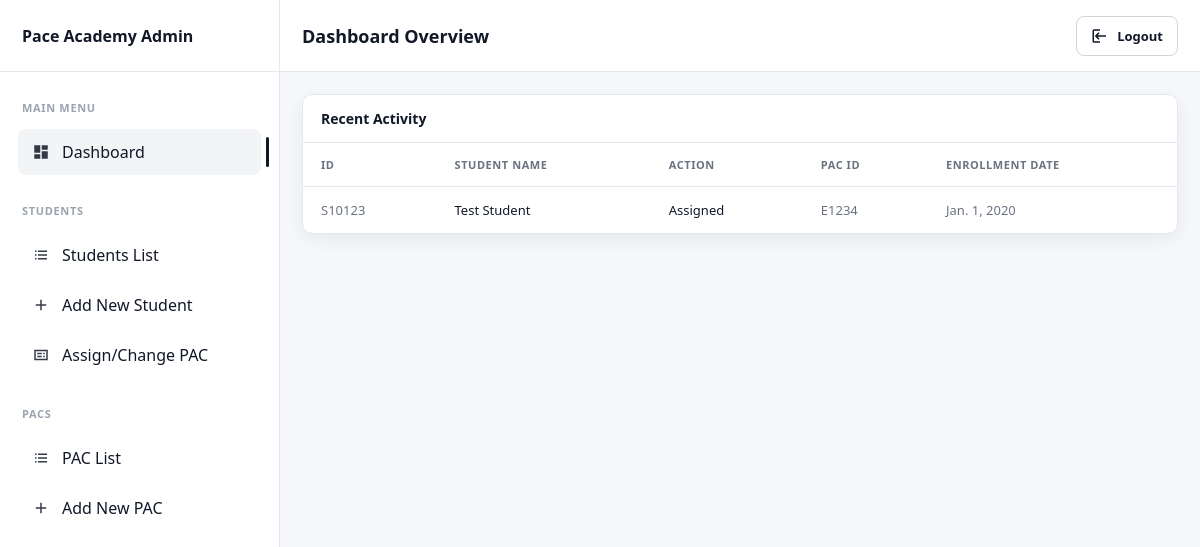
Before: /home/ with the older database file.
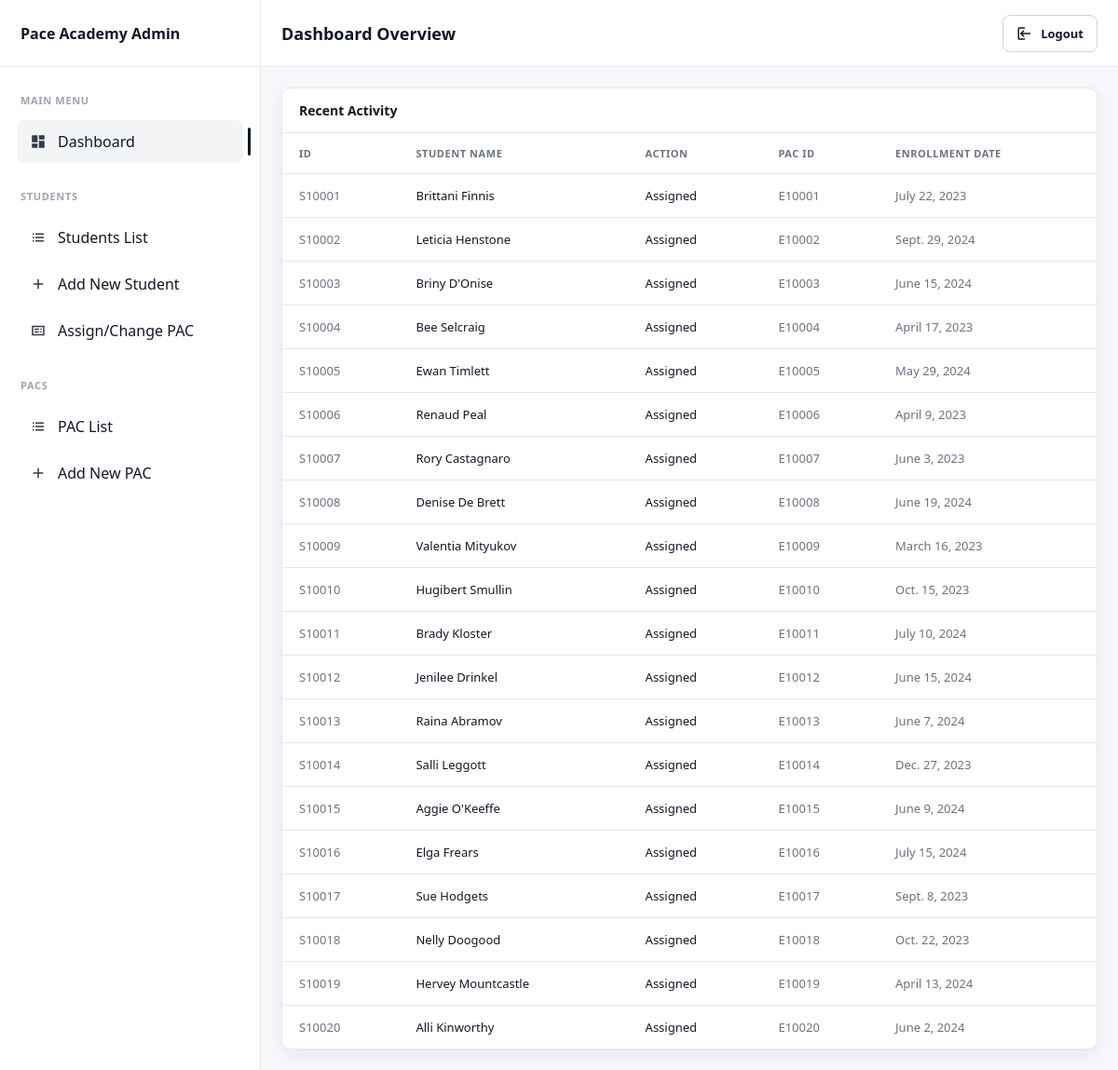
After: the same page with the newer database file.
### pacapp/models.py (models this page shows, shortened)
class Students(models.Model):
    student_id = models.IntegerField()
    first_name = models.CharField(max_length=100)
    last_name = models.CharField(max_length=100)
    email = models.EmailField()
    enrollment_date = models.DateField()
    assigned_pac = models.ForeignKey(Pacs, on_delete=models.CASCADE, related_name='students', null=True, blank=True)

class Pacs(models.Model):
    pac_id = models.IntegerField(primary_key=True)
    first_name = models.CharField(max_length=100)
    last_name = models.CharField(max_length=100)
    email = models.EmailField()

### pacapp/views.py (the view)
# urls.py: path("home/", views.home_view, name="home"),
def home_view(request):
    student=Students.objects.all()
    context={
        'students':student,
        'active_page': 'dashboard',
    }
    return render(request, "pacapp/home.html", context)

### pacapp/templates/pacapp/home.html (shortened to what this page needs)
{% extends "pacapp/dashboard_base.html" %}
{% load static %}
{% block page_title %}Dashboard Overview{% endblock %}
{% block content %}
<section class="card">
  <div class="card-header">
    <h2 class="card-title">Recent Activity</h2>
  </div>
  <div class="card-body">
    <table class="table">
      <thead>
        <tr>
          <th>ID</th>
          <th>STUDENT NAME</th>
          <th>ACTION</th>
          <th>PAC ID</th>
          <th>ENROLLMENT DATE</th>
        </tr>
      </thead>
      <tbody>
        {% for student in students %}
        <tr>
          <td class="muted">S{{student.student_id}}</td>
          <td>{{student.first_name}} {{student.last_name}}</td>
          <td>{% if student.assigned_pac %}Assigned{% else %} Unassigned {% endif %}</td>
          <td class="muted">E{{student.assigned_pac.pac_id|default:"N/A"}}</td>
          <td class="muted">{{student.enrollment_date}}</td>
        </tr>
        {% endfor %}
      </tbody>
    </table>
  </div>
</section>
{% endblock %}

### pacapp/templates/pacapp/dashboard_base.html (shortened to what this page needs)
{% load static %}
<!DOCTYPE html>
<html lang="en">
<head>
  <link rel="stylesheet" href="{% static 'pacapp/home.css' %}">
</head>
<body>
  <div class="layout">
    <aside class="sidebar">
      <div class="brand">
        <span class="brand-title">Pace Academy Admin</span>
      </div>
      <nav class="nav">
        <div class="nav-section">
          <div class="nav-heading">MAIN MENU</div>
          <a class="nav-item {% if active_page == 'dashboard' %}active{% endif %}" href="{% url 'home' %}">
            <span class="nav-icon" aria-hidden="true">
              <svg viewBox="0 0 24 24" width="18" height="18">
                <path fill="currentColor" d="M3 13h8V3H3v10Zm0 8h8v-6H3v6Zm10 0h8V11h-8v10Zm0-18v6h8V3h-8Z"/>
              </svg>
            </span>
            <span>Dashboard</span>
          </a>
        </div>
        <div class="nav-section">
          <div class="nav-heading-row">
            <div class="nav-heading">STUDENTS</div>
          </div>
          <a class="nav-item {% if active_page == 'student_list' %}active{% endif %}" href="{% url 'student_list' %}">
            <span class="nav-icon" aria-hidden="true">
              <svg viewBox="0 0 24 24" width="18" height="18">
                <path fill="currentColor" d="M4 6h2v2H4V6Zm4 0h12v2H8V6ZM4 11h2v2H4v-2Zm4 0h12v2H8v-2ZM4 16h2v2H4v-2Zm4 0h12v2H8v-2Z"/>
              </svg>
            </span>
            <span>Students List</span>
          </a>
          <a class="nav-item {% if active_page == 'student_create' %}active{% endif %}" href="{% url 'student_create' %}">
            <span class="nav-icon" aria-hidden="true">
              <svg viewBox="0 0 24 24" width="18" height="18">
                <path fill="currentColor" d="M11 5h2v14h-2zM5 11h14v2H5z"/>
              </svg>
            </span>
            <span>Add New Student</span>
          </a>
          <a class="nav-item {% if active_page == 'assign_pac' %}active{% endif %}" href="{% url 'assign_pac' %}">
            <span class="nav-icon" aria-hidden="true">
              <svg viewBox="0 0 24 24" width="18" height="18">
                <path fill="currentColor" d="M3 5h18v14H3V5Zm2 2v10h14V7H5Zm2 2h6v2H7V9Zm0 4h6v2H7v-2Zm8-4h2v2h-2V9Zm0 4h2v2h-2v-2Z"/>
              </svg>
            </span>
            <span>Assign/Change PAC</span>
          </a>
        </div>
        <div class="nav-section">
          <div class="nav-heading-row">
            <div class="nav-heading">PACS</div>
          </div>
          <a class="nav-item {% if active_page == 'pac_list' %}active{% endif %}" href="{% url 'pac_list' %}">
            <span class="nav-icon" aria-hidden="true">
              <svg viewBox="0 0 24 24" width="18" height="18">
                <path fill="currentColor" d="M4 6h2v2H4V6Zm4 0h12v2H8V6ZM4 11h2v2H4v-2Zm4 0h12v2H8v-2ZM4 16h2v2H4v-2Zm4 0h12v2H8v-2Z"/>
              </svg>
            </span>
            <span>PAC List</span>
          </a>
          <a class="nav-item {% if active_page == 'pac_create' %}active{% endif %}" href="{% url 'pac_create' %}">
            <span class="nav-icon" aria-hidden="true">
              <svg viewBox="0 0 24 24" width="18" height="18">
                <path fill="currentColor" d="M11 5h2v14h-2zM5 11h14v2H5z"/>
              </svg>
            </span>
            <span>Add New PAC</span>
          </a>
        </div>
      </nav>
    </aside>
    <div class="main">
      <header class="topbar">
        <h1 class="page-title">{% block page_title %}Dashboard Overview{% endblock %}</h1>
        <a class="logout-btn" href="{% url 'logout' %}">
          <span class="logout-icon" aria-hidden="true">
            <svg viewBox="0 0 24 24" width="18" height="18">
              <path fill="currentColor" d="M10 17l1.41-1.41L8.83 13H20v-2H8.83l2.58-2.59L10 7l-5 5 5 5ZM4 5h8V3H4a2 2 0 0 0-2 2v14a2 2 0 0 0 2 2h8v-2H4V5Z"/>
            </svg>
          </span>
          Logout
        </a>
      </header>
      <main class="content">
        {% block content %}{% endblock %}
      </main>
    </div>
  </div>
</body>
</html>

### pacapp/static/pacapp/home.css (style rules this page uses)
:root { --bg: #f6f7fb; --card: #ffffff; --text: #111827; --muted: #6b7280; --border: #e5e7eb; --sidebar-bg: #ffffff; --active-bg: #f3f4f6; --shadow: 0 6px 18px rgba(17, 24, 39, 0.06); }
* { box-sizing: border-box; }
body { margin: 0; font-family: system-ui, -apple-system, Segoe UI, Roboto, Arial, sans-serif; color: var(--text); background: var(--bg); }
.layout { min-height: 100vh; display: grid; grid-template-columns: 280px 1fr; }
.sidebar { background: var(--sidebar-bg); border-right: 1px solid var(--border); }
.brand { height: 72px; display: flex; align-items: center; padding: 0 22px; border-bottom: 1px solid var(--border); }
.brand-title { font-weight: 700; }
.nav { padding: 18px 10px; }
.nav-section { margin-bottom: 18px; }
.nav-heading { font-size: 11px; color: #9ca3af; letter-spacing: 0.06em; font-weight: 700; padding: 10px 12px; }
.nav-heading-row { display: flex; align-items: center; justify-content: space-between; padding: 10px 12px; }
.nav-heading-row .nav-heading { padding: 0; }
.nav-icon svg, .logout-icon svg { display: block; }
.nav-item { display: flex; align-items: center; gap: 10px; padding: 12px 12px; border-radius: 8px; color: #111827; text-decoration: none; margin: 4px 8px; }
.nav-item.active { background: var(--active-bg); position: relative; }
.nav-item.active::after { content: ""; position: absolute; right: -8px; top: 8px; bottom: 8px; width: 3px; background: #111827; border-radius: 2px; }
.nav-icon { width: 22px; display: inline-flex; justify-content: center; opacity: 0.85; }
.main { display: grid; grid-template-rows: 72px 1fr; }
.topbar { background: #ffffff; border-bottom: 1px solid var(--border); display: flex; align-items: center; justify-content: space-between; padding: 0 22px; }
.page-title { margin: 0; font-size: 18px; font-weight: 700; }
.logout-btn { display: inline-flex; align-items: center; gap: 8px; padding: 10px 14px; border: 1px solid #d1d5db; border-radius: 8px; background: #fff; color: #111827; text-decoration: none; font-weight: 600; font-size: 13px; }
.content { padding: 22px; }
.card { background: var(--card); border: 1px solid var(--border); border-radius: 10px; box-shadow: var(--shadow); overflow: hidden; }
.card-header { padding: 14px 18px; border-bottom: 1px solid var(--border); }
.card-title { margin: 0; font-size: 14px; font-weight: 700; }
.card-body { padding: 0; }
.table { width: 100%; border-collapse: collapse; }
.table thead th { text-align: left; font-size: 11px; letter-spacing: 0.05em; color: #6b7280; padding: 14px 18px; font-weight: 800; border-bottom: 1px solid var(--border); }
.table tbody td { padding: 14px 18px; border-bottom: 1px solid var(--border); font-size: 13px; }
.table tbody tr:last-child td { border-bottom: none; }
.muted { color: var(--muted); }

Changed rows visible on the page:
changed Students: student_id "10123" → "10001"; first_name "Test" → "Brittani"; last_name "Student" → "Finnis"; assigned_pac.pac_id "1234" → "10001"; enrollment_date "Jan. 1, 2020" → "July 22, 2023"
added Students: student_id "10002", first_name "Leticia", last_name "Henstone", shows "Assigned", assigned_pac.pac_id "10002", enrollment_date "Sept. 29, 2024"
added Students: student_id "10003", first_name "Briny", last_name "D'Onise", shows "Assigned", assigned_pac.pac_id "10003", enrollment_date "June 15, 2024"
added Students: student_id "10004", first_name "Bee", last_name "Selcraig", shows "Assigned", assigned_pac.pac_id "10004", enrollment_date "April 17, 2023"
added Students: student_id "10005", first_name "Ewan", last_name "Timlett", shows "Assigned", assigned_pac.pac_id "10005", enrollment_date "May 29, 2024"
added Students: student_id "10006", first_name "Renaud", last_name "Peal", shows "Assigned", assigned_pac.pac_id "10006", enrollment_date "April 9, 2023"
added Students: student_id "10007", first_name "Rory", last_name "Castagnaro", shows "Assigned", assigned_pac.pac_id "10007", enrollment_date "June 3, 2023"
added Students: student_id "10008", first_name "Denise", last_name "De Brett", shows "Assigned", assigned_pac.pac_id "10008", enrollment_date "June 19, 2024"
added Students: student_id "10009", first_name "Valentia", last_name "Mityukov", shows "Assigned", assigned_pac.pac_id "10009", enrollment_date "March 16, 2023"
added Students: student_id "10010", first_name "Hugibert", last_name "Smullin", shows "Assigned", assigned_pac.pac_id "10010", enrollment_date "Oct. 15, 2023"
added Students: student_id "10011", first_name "Brady", last_name "Kloster", shows "Assigned", assigned_pac.pac_id "10011", enrollment_date "July 10, 2024"
added Students: student_id "10012", first_name "Jenilee", last_name "Drinkel", shows "Assigned", assigned_pac.pac_id "10012", enrollment_date "June 15, 2024"
added Students: student_id "10013", first_name "Raina", last_name "Abramov", shows "Assigned", assigned_pac.pac_id "10013", enrollment_date "June 7, 2024"
added Students: student_id "10014", first_name "Salli", last_name "Leggott", shows "Assigned", assigned_pac.pac_id "10014", enrollment_date "Dec. 27, 2023"
added Students: student_id "10015", first_name "Aggie", last_name "O'Keeffe", shows "Assigned", assigned_pac.pac_id "10015", enrollment_date "June 9, 2024"
added Students: student_id "10016", first_name "Elga", last_name "Frears", shows "Assigned", assigned_pac.pac_id "10016", enrollment_date "July 15, 2024"
added Students: student_id "10017", first_name "Sue", last_name "Hodgets", shows "Assigned", assigned_pac.pac_id "10017", enrollment_date "Sept. 8, 2023"
added Students: student_id "10018", first_name "Nelly", last_name "Doogood", shows "Assigned", assigned_pac.pac_id "10018", enrollment_date "Oct. 22, 2023"
added Students: student_id "10019", first_name "Hervey", last_name "Mountcastle", shows "Assigned", assigned_pac.pac_id "10019", enrollment_date "April 13, 2024"
added Students: student_id "10020", first_name "Alli", last_name "Kinworthy", shows "Assigned", assigned_pac.pac_id "10020", enrollment_date "June 2, 2024"
